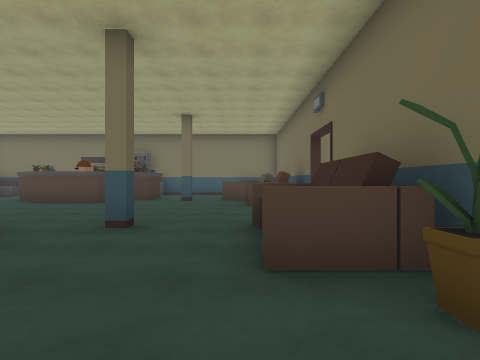
View 1 (above)

24 first-person views from a walk through a 3-D level made in the Unity game engine. The camera is 1.4 m above the floor, looks level and sees 80° across. The floor is counted in squares, 2 m on a side. Each view is taken from the middle of a square. On the plan, view 1 faces up. The plan holds only what a view shows up to about 10 squares ahead; the rest is blank. The place goes on beyond the plan. The player character is not drawn. Door leaves are left out, so doorways stand open. Some surface patterns are stand-ins.

View 2
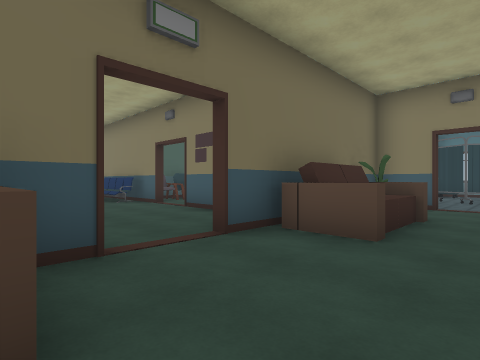

View 3
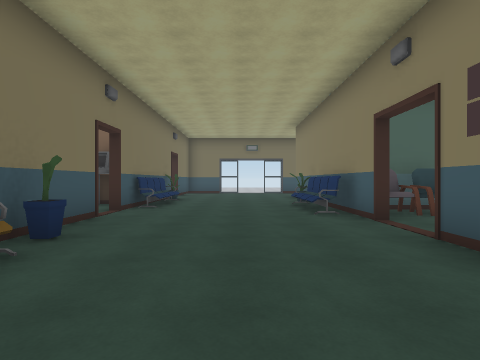

View 4
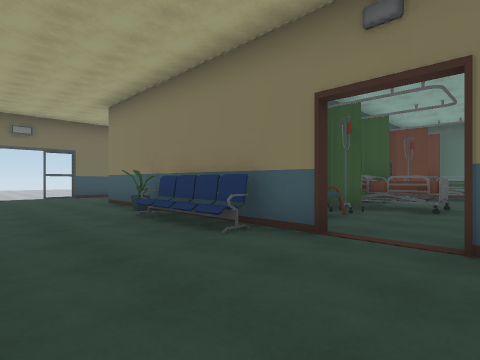

View 5
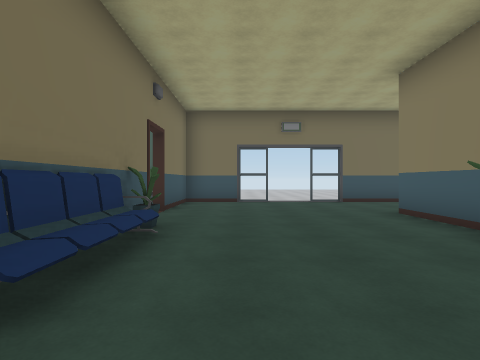

View 6
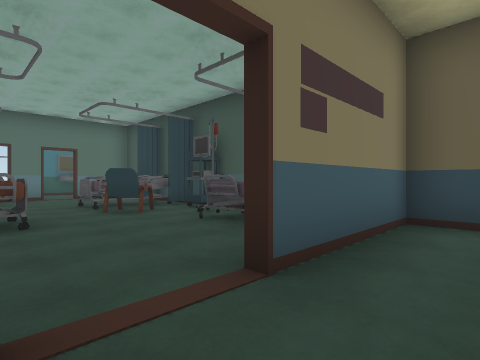

View 7
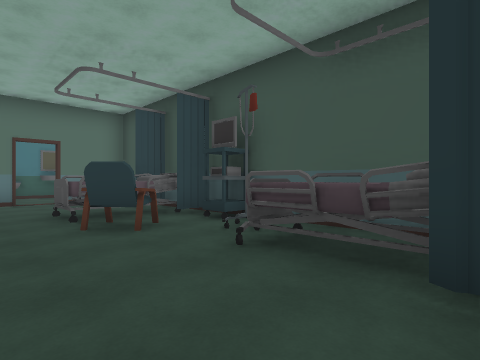

View 8
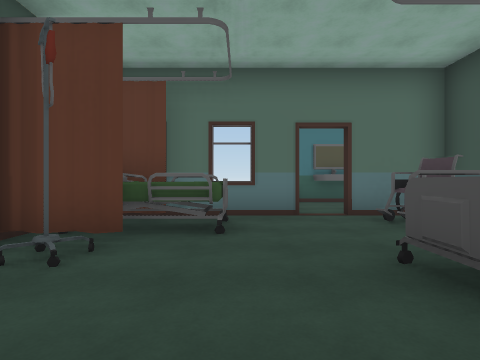

View 9
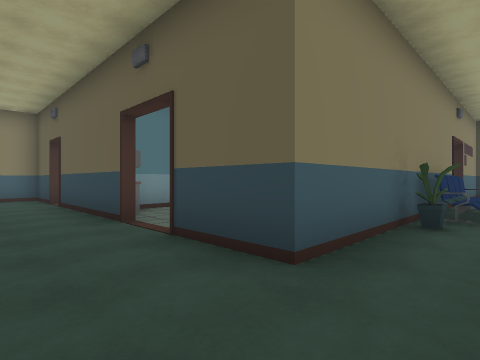

View 10
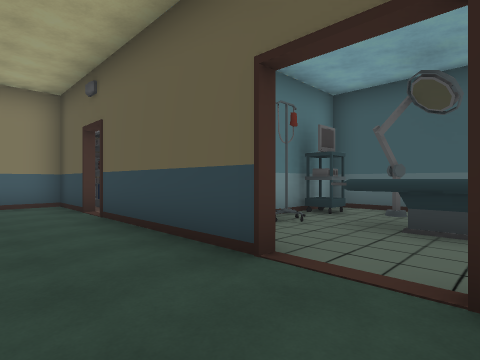

View 11
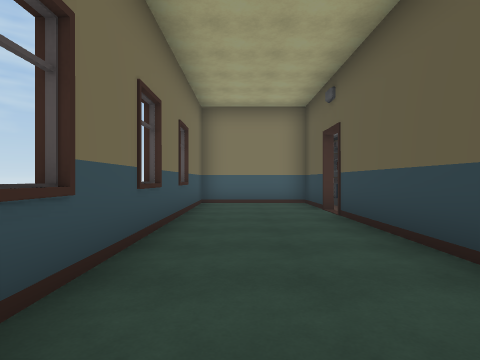

View 12
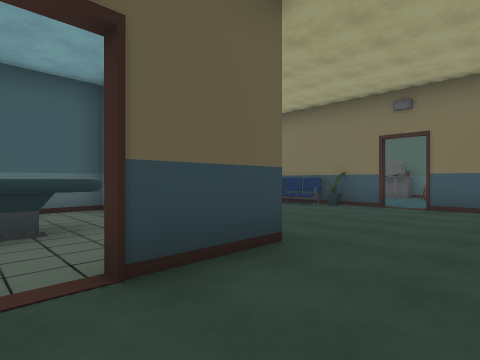

View 13
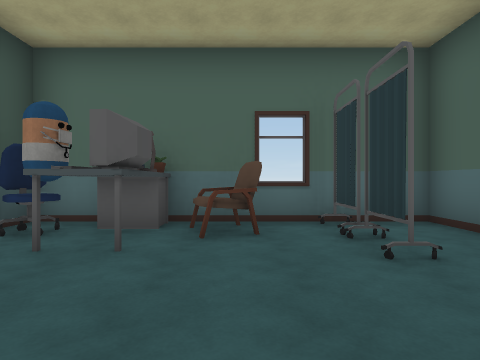

View 14
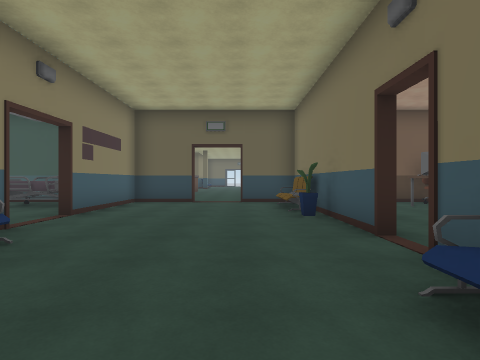

View 15
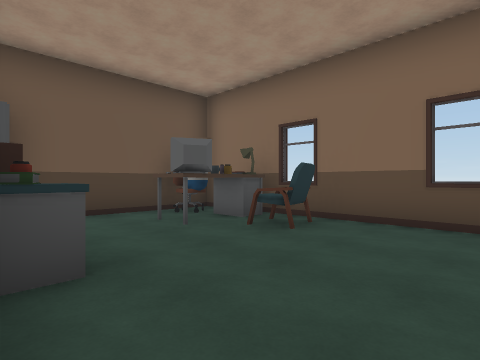

View 16
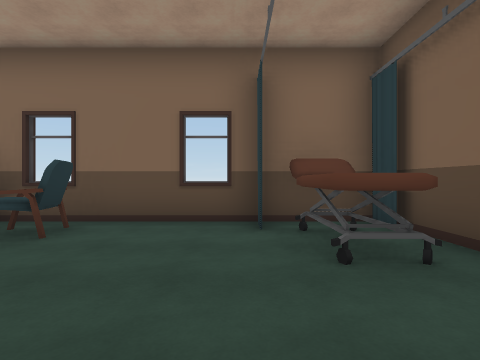

View 17
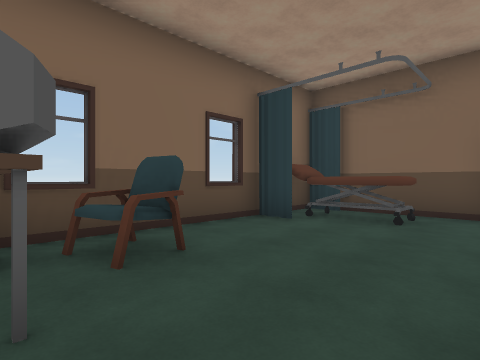

View 18
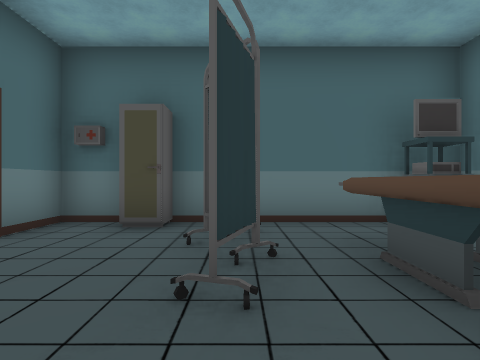

View 19
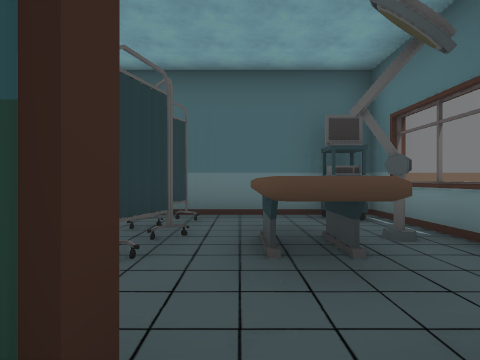

View 20
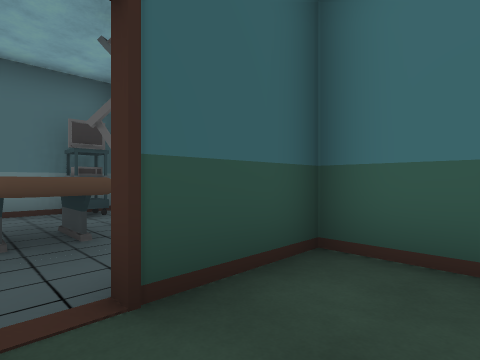

View 21
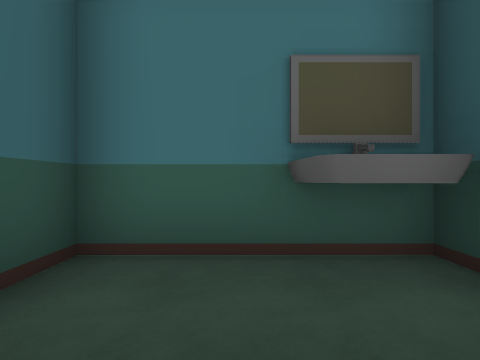

View 22
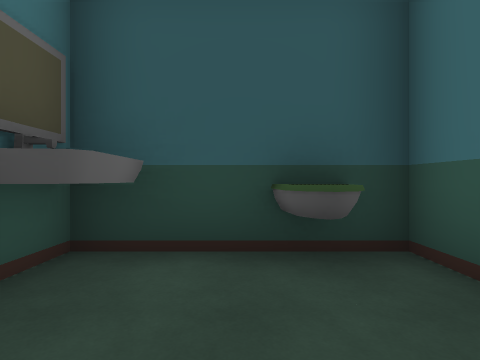

View 23
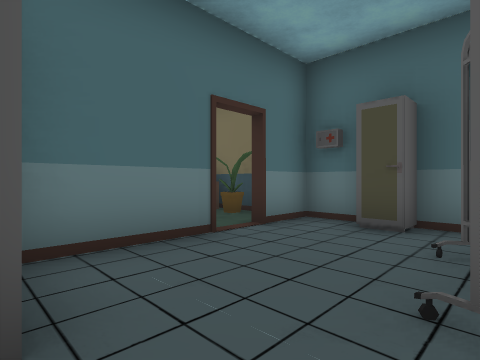

View 24
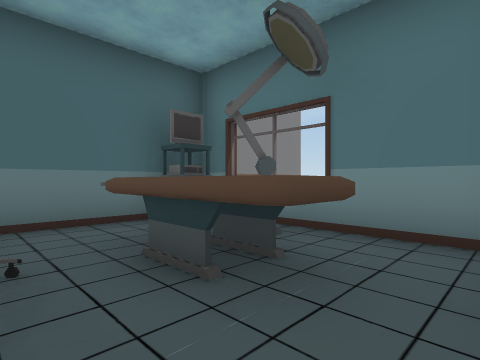

### Floor plan
Points are (right, up) in squares from view 1. A wall is a line through its corners. A room is listed if a view was taken in it or the views show most of it. See-through windows are left out.
Room 1 (views 1, 3, 4, 5, 6, 7, 8, 9, 10, 11, 12, 13, 14, 15, 16, 17, 18, 23, 24)
walls: (6.9, 3.7) (8.6, 3.7); (4.4, 3.7) (5.5, 3.7); (8.8, 1.5) (8.8, 2.5); (10.6, 3.7) (14, 3.7) (14, 1.7); (7.5, 8.7) (5.4, 8.7); (9.5, 8.7) (8.4, 8.7); (1.9, 5.6) (1.9, 3.7) (2.9, 3.7); (1.9, 2.3) (1.9, -0.5); (1.9, 8.5) (1.9, 7); (1.8, -0.6) (1.8, 0) (0.4, 0); (10.4, 10.5) (10.4, 12.5); (14, 0.4) (14, -3.8); (13.5, 8.7) (12.4, 8.7); (-0.4, 0) (-2.6, 0); (10.2, 13.8) (3.9, 13.8); (17.2, 6) (17.2, 8.7) (14.4, 8.7); (1.9, -5.6) (1.9, -6.4); (4.8, -6.7) (7.5, -6.7); (14, -4.6) (14, -6.7) (17.2, -6.7) (17.2, 3.9); (1.9, 13.9) (1.9, 9.9); (2.5, -6.7) (3.9, -6.7); (17.2, 12.7) (17.2, 13.8) (10.5, 13.8) (10.5, 13.4); (-2.7, -6.7) (1.8, -6.7) (1.8, -2.6)
ways out: opening at (0, 0) to room 2; opening at (1.5, 6) to room 2; opening at (17, 4) to room 2; open door at (1.5, 5) to room 2; open door at (1.5, 7) to room 2; open door at (17, 5.5) to room 2; open door at (-3, -4) to room 3; open door at (14, 1) to room 4; opening at (14, -4); open door at (4.5, -7); open door at (14.5, -5)
objects: other object (-3, -1); other object (-2, -5) to (0, -4); other object (-1, -6); other object (-1, -3) to (1, -3); other object (1, -6); other object (1, -2); other object (2, -4); other object (2, -2); other object (2, -1) to (3, -1); other object (2, 3); other object (3, -6); other object (3, -3) to (4, -2); other object (3, 0); other object (3, 1) to (4, 3); other object (3, 8) to (4, 8); other object (3, 12); other object (3, 13); other object (4, -2) to (4, -1); other object (4, 9); other object (4, 12) to (4, 13); other object (5, 8); other object (5, 9); other object (5, 13); other object (6, -6) to (8, -5); other object (7, -1) to (8, 0); other object (8, -4); other object (8, -2); other object (8, 1); other object (8, 2) to (8, 3); other object (9, 4) to (10, 4); other object (9, 12) to (10, 13); other object (10, 8) to (11, 8); other object (10, 9) to (10, 10); other object (11, 4); other object (11, 13); other object (12, 8); other object (12, 12) to (13, 13); other object (13, 13) to (14, 13); other object (15, 9) to (16, 10); other object (15, 13) to (16, 13); other object (16, 12)
Room 2 (view 2)
walls: (-3.2, 10) (-4.5, 9) (-6.4, 9) (-7.7, 10); (1.8, 7) (1.8, 10); (0.4, 0.3) (1.8, 0.3) (1.8, 5.6); (1.8, -8.9) (1.8, -7.2)
ways out: opening at (0, 0) to room 1; opening at (1.5, 6) to room 1; opening at (17, 4) to room 1; open door at (1.5, 5) to room 1; open door at (1.5, 7) to room 1; open door at (17, 5.5) to room 1; open door at (-7, -2.5)
objects: other object (-2, 4); other object (-2, 10); other object (1, 1); other object (1, 3) to (1, 4); other object (1, 8) to (1, 9); other object (2, 9); other object (3, -10) to (3, -9); other object (5, -10)
Room 3 (views 19, 20, 21, 22)
walls: (-5.9, -3.3) (-6.8, -3.3) (-6.8, -6.7) (-3.5, -6.7) (-3.5, -4.6)
ways out: open door at (-3, -4) to room 1
objects: other object (-6, -6); other object (-6, -4)
Room 4 (no view inside)
walls: (8.9, 3.5) (8.9, -1.6) (12.6, -1.6)
ways out: open door at (14, 1) to room 1
objects: other object (10, -1) to (11, -1); other object (10, 0); other object (12, -1); other object (12, 0) to (12, 2); other object (13, -1)

Where each view was taken, in squares from view 1:
view 1: 0 up, 0 right, facing up
view 2: 8 up, 1 left, facing down-right
view 3: 6 up, 2 right, facing right
view 4: 7 up, 5 right, facing down-right
view 5: 7 up, 8 right, facing right
view 6: 5 up, 7 right, facing down-left
view 7: 3 up, 6 right, facing down-left
view 8: 1 down, 6 right, facing down
view 9: 5 up, 16 right, facing down-left
view 10: 2 up, 16 right, facing down-left
view 11: 2 up, 16 right, facing down
view 12: 1 up, 16 right, facing up-left
view 13: 9 up, 14 right, facing up
view 14: 7 up, 11 right, facing left
view 15: 9 up, 8 right, facing up-left
view 16: 9 up, 8 right, facing up
view 17: 10 up, 4 right, facing up-right
view 18: 3 down, 3 left, facing right
view 19: 4 down, 4 left, facing right
view 20: 4 down, 5 left, facing down-right
view 21: 4 down, 5 left, facing down
view 22: 5 down, 4 left, facing left
view 23: 3 down, 3 left, facing up-right
view 24: 3 down, 3 left, facing down-right
